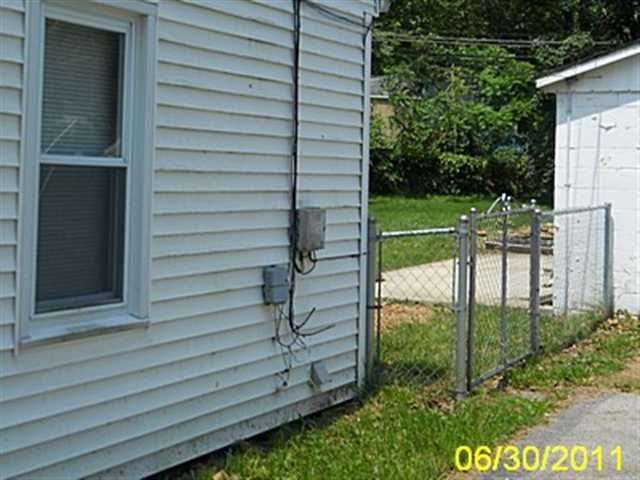
#> input picture lecture10_cv_python/data/near_dup/wo0001/wo0001003_1.jpg, 640 x 480 px
$ jupyter execute --allow-errors near_dup_det.ipynb   (shell and % lines are left out)
#> lines starting #> are read from the running program, lines starting #| are printed output that depends on the picture
[cell 1]
import cv2
import numpy as np
import os

[cell 2]
from IPython.display import display, HTML
from IPython.display import Image as IPImage
from math import ceil

def show_images_in(image_folder, images_per_row=4):

#> called with image_folder = 'data/near_dup/wo0001', images_per_row = 4
    image_files = sorted([f for f in os.listdir(image_folder) if f.lower().endswith(('.png', '.jpg', '.jpeg', '.gif'))])

    # Calculate the number of rows
    num_rows = int(ceil(len(image_files) / images_per_row))

    # Create an HTML string to display the images
    html_str = "<table>"

    for i in range(num_rows):
        html_str += "<tr>"
        for j in range(images_per_row):
            index = i * images_per_row + j
            if index < len(image_files):
                img_path = os.path.join(image_folder, image_files[index])
                # Display the image with filename
                html_str += f"<td><img src='{img_path}'><br>{image_files[index]}</td>"
        html_str += "</tr>"

    html_str += "</table>"

    display(HTML(html_str))

[cell 3]
show_images_in("data/near_dup/wo0001")

[cell 4]
show_images_in("data/near_dup/wo0002")

[cell 5]
def show_matches(image_path1, image_path2, print_distances=True):
    # Load the two images
#> called with image_path1 = 'data/near_dup/wo0001/wo0001003_1.jpg', image_path2 = 'data/near_dup/wo0002/wo0002003_1.jpg', print_distances = True
    img1 = cv2.imread(image_path1, cv2.IMREAD_GRAYSCALE)
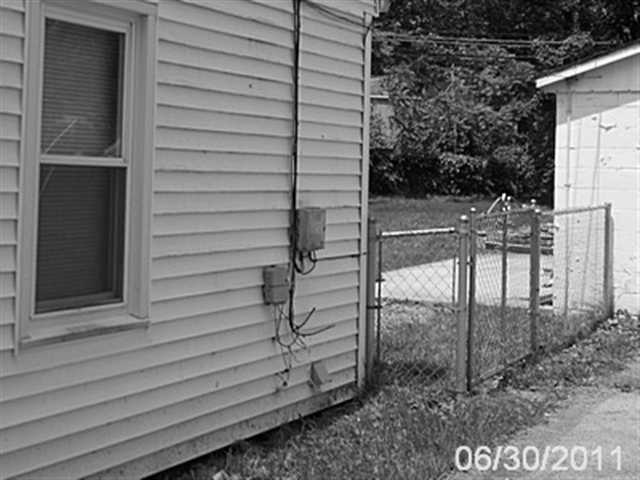
#> img1: shape (480, 640); min 0, max 255, mean 117.8
    img2 = cv2.imread(image_path2, cv2.IMREAD_GRAYSCALE)
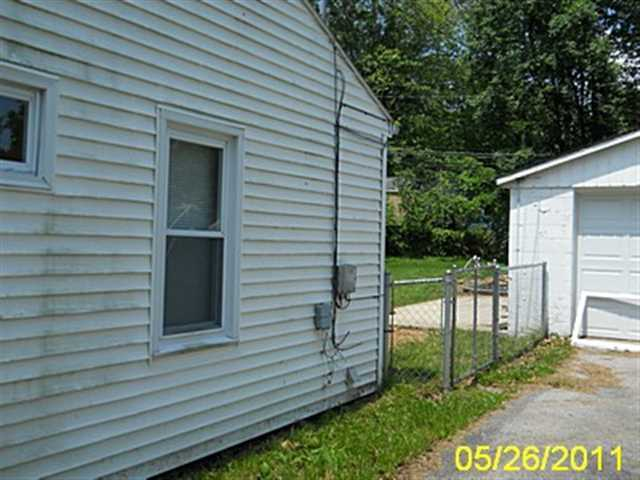
#> input picture lecture10_cv_python/data/near_dup/wo0002/wo0002003_1.jpg, 640 x 480 px
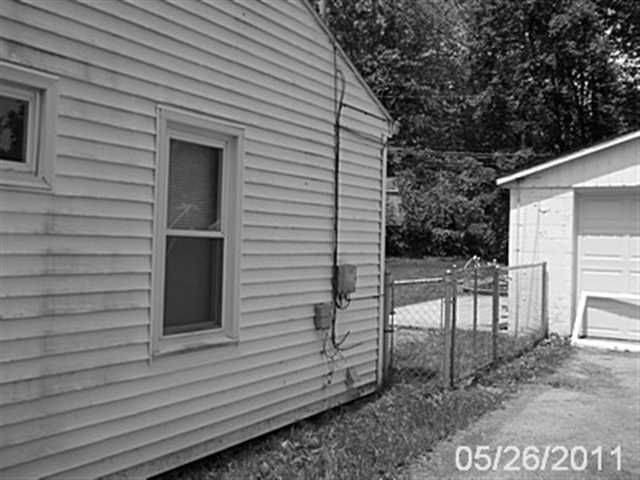
#> img2: shape (480, 640); min 0, max 255, mean 116.8

    orb = cv2.ORB_create()

    # Detect ORB keypoints and descriptors for both images
    kp1, des1 = orb.detectAndCompute(img1, None)
#> kp1 = 500 keypoints; strongest (x, y, size): (504, 194, 31), (506, 199, 31), (508, 198, 37.2), (503, 194, 37.2)
    kp2, des2 = orb.detectAndCompute(img2, None)
#> kp2 = 500 keypoints; strongest (x, y, size): (498, 181, 31), (608, 32, 31), (475, 256, 31), (498, 182, 37.2)

    # Create a Brute Force Matcher
    bf = cv2.BFMatcher(cv2.NORM_HAMMING, crossCheck=True)

    # Match descriptors
    matches = bf.match(des1, des2)
#> matches = 227 matches

    # Sort them in ascending order of distance
    matches = sorted(matches, key=lambda x: x.distance)

    # Draw matches and calculate matching distances
    result_img = cv2.drawMatches(img1, kp1, img2, kp2, matches[:60], None, flags=2)
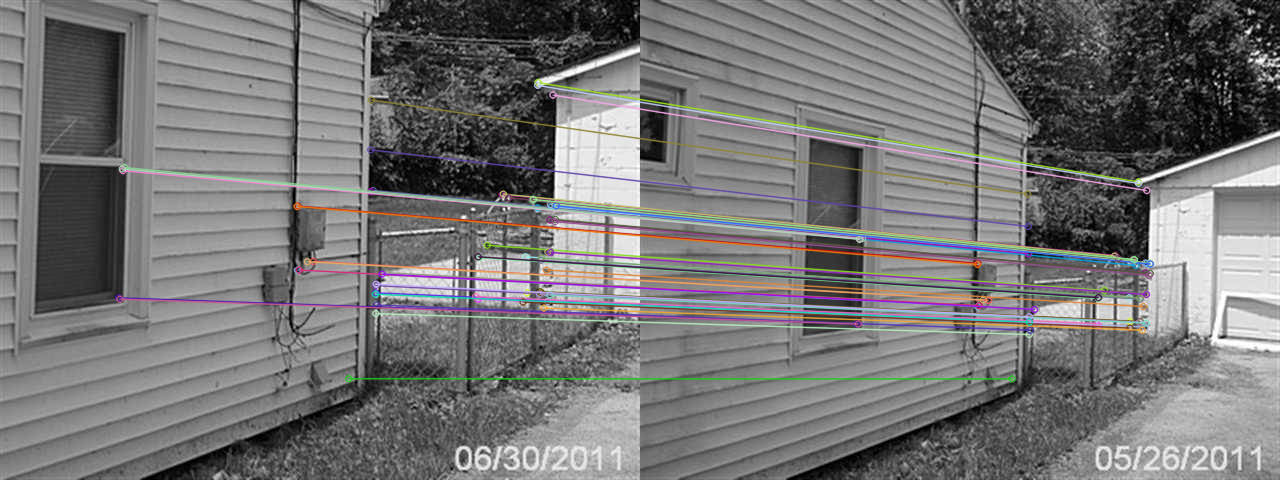
#> result_img: shape (480, 1280, 3); mean of channels 0, 1, 2 117.6, 117.5, 118.3; drawn as B, G, R

    matching_distances = [match.distance for match in matches]
#> matching_distances = 227 values from 6 to 84

    if print_distances:
        print("Matching Distances:", matching_distances[:60])
#> (printed output is left out)

    fig, ax = plt.subplots(figsize=(10, 8))
    plt.imshow(cv2.cvtColor(result_img, cv2.COLOR_BGR2RGB))
    plt.show()
    print(f"MatchRatio:{sum((1 if match.distance < max_dist else 0 for match in matches)) / len(matches)}")

[cell 6]
import matplotlib.pyplot as plt
max_dist = 30
min_match_count = 40

[cell 7]
show_matches("data/near_dup/wo0001/wo0001003_1.jpg", "data/near_dup/wo0002/wo0002003_1.jpg")
#> (the call stopped at in show_matches, `fig, ax = plt.subplots(figsize=(10, 8))`: IPython is not available in this run)

[cell 8]
import itertools as it

base_path = "data/near_dup/"

# Initialize the ORB detector
orb = cv2.ORB_create()
# Create a Brute Force Matcher
bf = cv2.BFMatcher(cv2.NORM_HAMMING, crossCheck=True)

image_data = []

for folder_name in os.listdir(base_path):
    folder_path = os.path.join(base_path, folder_name)
    if not os.path.isdir(folder_path):
        continue
    for img_file in os.listdir(folder_path):
        file_name = os.path.join(folder_path, img_file)
        img = cv2.imread(os.path.join(folder_path, img_file), cv2.IMREAD_GRAYSCALE)
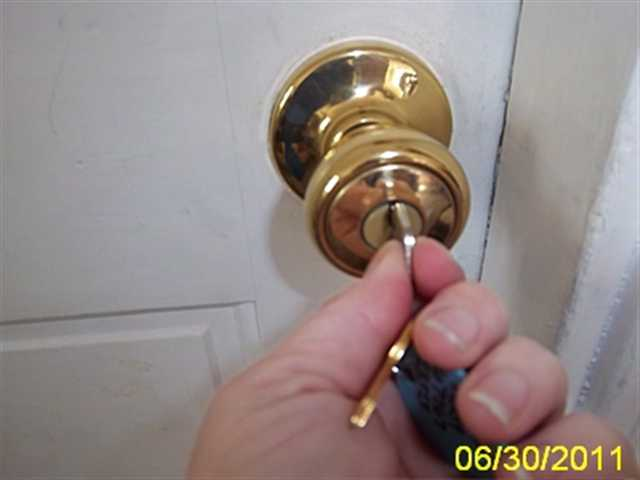
#> input picture lecture10_cv_python/data/near_dup/wo0001/wo0001001_1.jpg, 640 x 480 px
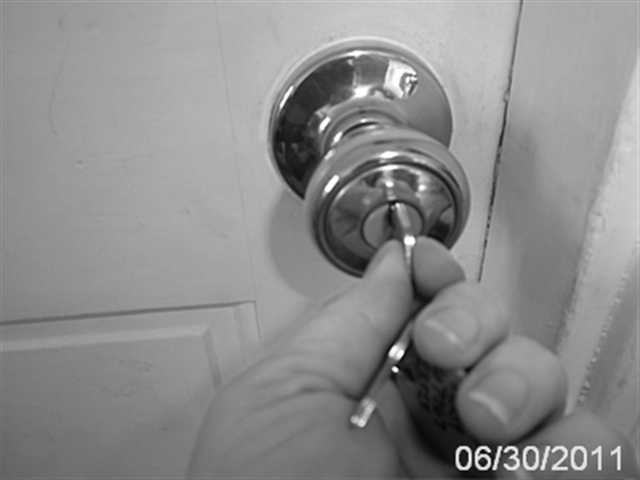
#> img: shape (480, 640); min 0, max 255, mean 140.3
        kp, des = orb.detectAndCompute(img, None)
#> kp = 500 keypoints; strongest (x, y, size): (396, 370, 31), (395, 369, 44.6), (483, 447, 31), (500, 447, 31)
        image_data.append({
            'folder': folder_name,
            'file': img_file,
            'file_name': file_name,
            'image': img,
            'keypoints': kp,
            'descriptors': des
        })

[cell 9]
len(image_data)

[cell 10]
matched_images = []

for d1, d2 in it.combinations(image_data,2):
    matches = bf.match(d1['descriptors'], d2['descriptors'])
#     matches = sorted(matches, key=lambda x: x.distance)
    match_in_dist = sum((1 if m.distance < max_dist else 0 for m in matches))
    if match_in_dist >= min_match_count:
        matched_images.append((d1, d2, matches))

[cell 11]
len(matched_images)

[cell 12]
d1, d2, _ = matched_images[0]
show_matches(d1['file_name'], d2['file_name'])
#> call 2 of show_matches, with image_path1 = 'data/near_dup/wo0001/wo0001003_1.jpg', image_path2 = 'data/near_dup/wo0002/wo0002003_1.jpg', print_distances = True
#> in show_matches (call 2), `result_img = cv2.drawMatches(img1, kp1, img2, kp2, matches[:60], None,..`:
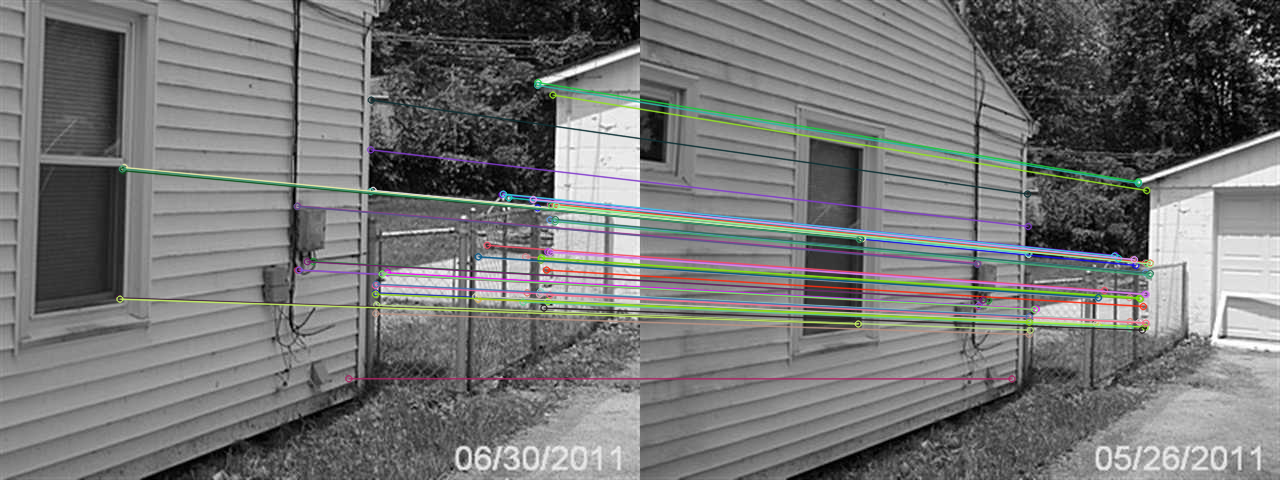
#> result_img: shape (480, 1280, 3); mean of channels 0, 1, 2 117, 117.7, 117.2; drawn as B, G, R
#> (printed output is left out)
#> (the call stopped at in show_matches, `fig, ax = plt.subplots(figsize=(10, 8))`: IPython is not available in this run)

#> (a cell that did not finish here is left out)

#> (a cell that did not finish here is left out)

#> (a cell that did not finish here is left out)

#> (a cell that did not finish here is left out)

#> (a cell that did not finish here is left out)

[cell 18]
def print_transforms(match):
    d1, d2, matches = match
    match_in_dist = [m for m in matches if m.distance <= max_dist]
    src_pts = np.float32([d1['keypoints'][m.queryIdx].pt for m in match_in_dist]).reshape(-1, 1, 2)
    dst_pts = np.float32([d2['keypoints'][m.trainIdx].pt for m in match_in_dist]).reshape(-1, 1, 2)
    trans_mat, _ = cv2.estimateAffinePartial2D(src_pts, dst_pts)

    scale_x = trans_mat[0,0]
    scale_y = trans_mat[1,1]
    shear_x = trans_mat[0,1]
    shear_y = trans_mat[1,0]
    trans_x = trans_mat[0,2]
    trans_y = trans_mat[1,2]
    rotation_angle_rad = -np.arctan2(trans_mat[1, 0], trans_mat[0, 0])
    rotation_angle_deg = np.degrees(rotation_angle_rad)
    print(f'Scale: {scale_x:.2f}, {scale_y:.2f}')
    print(f'Shear: {shear_x:.2f}, {shear_y:.2f}')
    print(f'Translation: {trans_x:.2f}, {trans_y:.2f}')
    print(f'Rotation: {rotation_angle_deg}')

[cell 19]
for m in matched_images:
    d1, d2, _ = m
    show_matches(d1['file_name'], d2['file_name'], print_distances=False)
#> call 3 of show_matches, with image_path1 = 'data/near_dup/wo0001/wo0001003_1.jpg', image_path2 = 'data/near_dup/wo0002/wo0002003_1.jpg', print_distances = False
#> in show_matches (call 3), `result_img = cv2.drawMatches(img1, kp1, img2, kp2, matches[:60], None,..`:
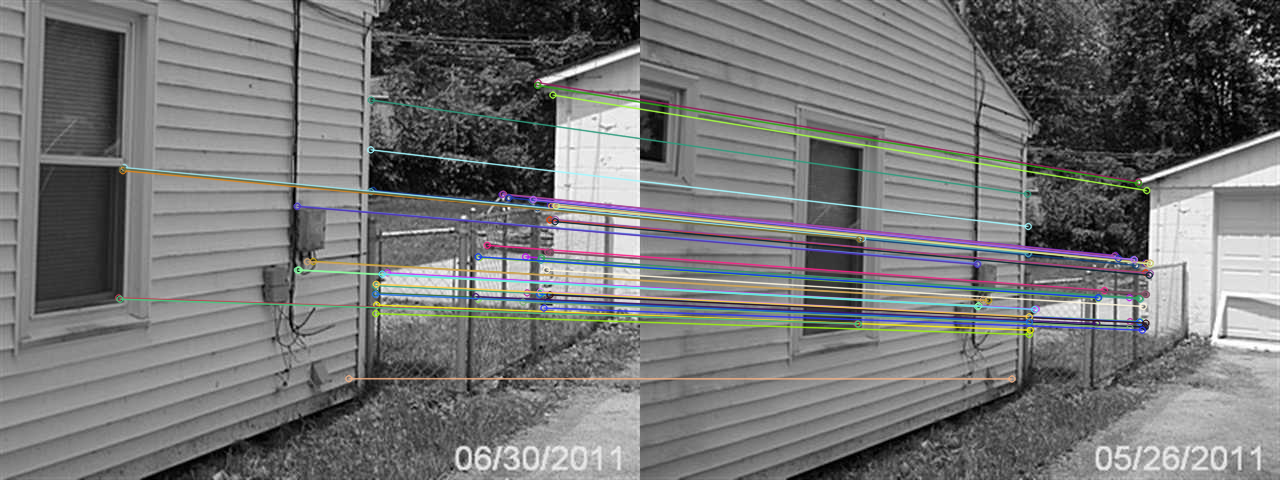
#> result_img: shape (480, 1280, 3); mean of channels 0, 1, 2 117.4, 117.5, 117.1; drawn as B, G, R
#> (the call stopped at in show_matches, `fig, ax = plt.subplots(figsize=(10, 8))`: IPython is not available in this run)
